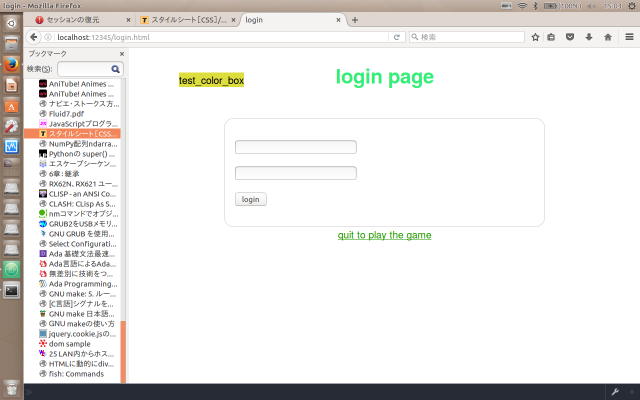
#> input picture testtool/resource/login_new.png, 1280 x 800 px (shown at 1/2 size)
$ python cut_image.py
#> lines starting #> are read from the running program, lines starting #| are printed output that depends on the picture
#! /usr/bin/python
import cv2

left = 350
top = 140
width = 100
height = 40


img = cv2.imread('./resource/login_new.png')
#> img is the input picture: shape (800, 1280, 3); mean B, G, R 231.2, 233, 234.1
img = img[top:top+height, left:left+width]
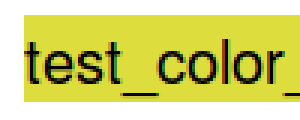
#> img: shape (40, 100, 3) (shown 3 times larger); mean B, G, R 119.9, 211.9, 211.9
cv2.imshow('sample', img)
cv2.waitKey(0)
cv2.imwrite('cut_login_new.png', img)
